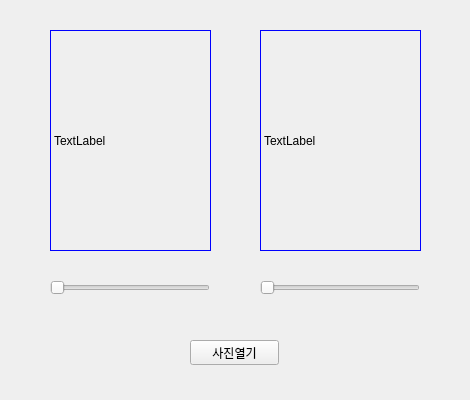
<?xml version="1.0" encoding="UTF-8"?>
<ui version="4.0">
 <class>Form</class>
 <widget class="QWidget" name="Form">
  <property name="geometry">
   <rect>
    <x>0</x>
    <y>0</y>
    <width>470</width>
    <height>400</height>
   </rect>
  </property>
  <property name="windowTitle">
   <string>Form</string>
  </property>
  <widget class="QSlider" name="HS01">
   <property name="geometry">
    <rect>
     <x>50</x>
     <y>280</y>
     <width>160</width>
     <height>16</height>
    </rect>
   </property>
   <property name="orientation">
    <enum>Qt::Horizontal</enum>
   </property>
  </widget>
  <widget class="QSlider" name="HS02">
   <property name="geometry">
    <rect>
     <x>260</x>
     <y>280</y>
     <width>160</width>
     <height>16</height>
    </rect>
   </property>
   <property name="orientation">
    <enum>Qt::Horizontal</enum>
   </property>
  </widget>
  <widget class="QPushButton" name="button3">
   <property name="geometry">
    <rect>
     <x>190</x>
     <y>340</y>
     <width>89</width>
     <height>25</height>
    </rect>
   </property>
   <property name="text">
    <string>사진열기</string>
   </property>
  </widget>
  <widget class="QLabel" name="label01">
   <property name="geometry">
    <rect>
     <x>50</x>
     <y>30</y>
     <width>161</width>
     <height>221</height>
    </rect>
   </property>
   <property name="styleSheet">
    <string notr="true">border:1px solid blue</string>
   </property>
   <property name="text">
    <string>TextLabel</string>
   </property>
  </widget>
  <widget class="QLabel" name="label02">
   <property name="geometry">
    <rect>
     <x>260</x>
     <y>30</y>
     <width>161</width>
     <height>221</height>
    </rect>
   </property>
   <property name="styleSheet">
    <string notr="true">border:1px solid blue</string>
   </property>
   <property name="text">
    <string>TextLabel</string>
   </property>
  </widget>
 </widget>
 <resources/>
 <connections>
  <connection>
   <sender>button3</sender>
   <signal>clicked()</signal>
   <receiver>Form</receiver>
   <slot>display_image()</slot>
   <hints>
    <hint type="sourcelabel">
     <x>209</x>
     <y>354</y>
    </hint>
    <hint type="destinationlabel">
     <x>168</x>
     <y>358</y>
    </hint>
   </hints>
  </connection>
  <connection>
   <sender>HS01</sender>
   <signal>actionTriggered(int)</signal>
   <receiver>Form</receiver>
   <slot>onThreshold()</slot>
   <hints>
    <hint type="sourcelabel">
     <x>98</x>
     <y>291</y>
    </hint>
    <hint type="destinationlabel">
     <x>87</x>
     <y>308</y>
    </hint>
   </hints>
  </connection>
  <connection>
   <sender>HS02</sender>
   <signal>actionTriggered(int)</signal>
   <receiver>Form</receiver>
   <slot>onThreshold()</slot>
   <hints>
    <hint type="sourcelabel">
     <x>375</x>
     <y>288</y>
    </hint>
    <hint type="destinationlabel">
     <x>362</x>
     <y>299</y>
    </hint>
   </hints>
  </connection>
 </connections>
 <slots>
  <slot>display_image()</slot>
  <slot>onThreshold()</slot>
 </slots>
</ui>
